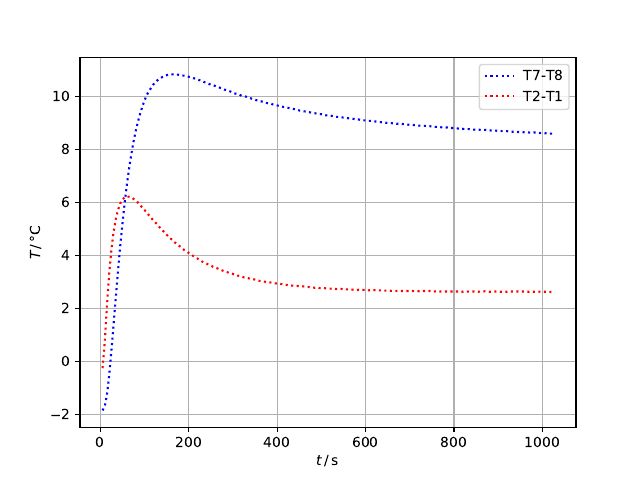

Reproduce this figure in Python.
import numpy as np
import matplotlib.pyplot as plt

t, T1, T2, T3, T4, T5, T6, T7, T8 = np.genfromtxt('GLXportRun1.txt', unpack='true')
t *= 5

plt.plot(t, T7-T8, 'b:', label='T7-T8')
plt.plot(t, T2-T1, 'r:', label='T2-T1')

plt.xlabel(r'$t \,/\, \mathrm{s}$')
plt.ylabel(r'$\Delta T \,/\, \mathrm{°C}$')
# plt.xlim(0, 60)
# plt.ylim(0, 0.07)

plt.legend()
plt.grid()
# plt.show()
# plt.savefig('diff.pdf')

A = 0.4e-2 * 1.2e-2
x = 3e-2

km = 109
ks = 16

# Q = - ks * A * (T7[39] - T8[39])/x

s = [19, 59, 99, 139, 179]

print('T =', 100, 300, 500, 700, 900, 's')
print('Werte fuer Stahl')
for xs in s:
    Q1 = - ks * A * (T7[xs] - T8[xs])/x
    print(Q1, 'W')

print('Werte fuer Messing')
for xs in s:
    Q2 = -km * A * (T2[xs] - T1[xs])/x
    print(Q2, 'W')
